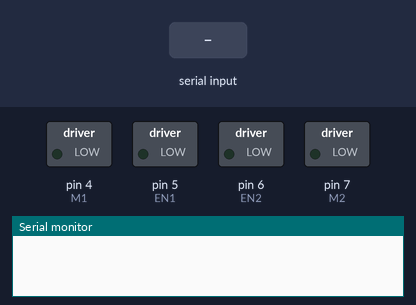
A sketch run on a simulated Arduino Uno, built with avr-gcc and run on an emulated ATmega328P. Parts: switched loads named in the sketch (green lamp = pin HIGH), the last lines printed to the serial monitor. The test bench sets the inputs (shaded band).

Above: at 1.2 s.
1.3 s: "w" received over Serial
At 2.2 s:
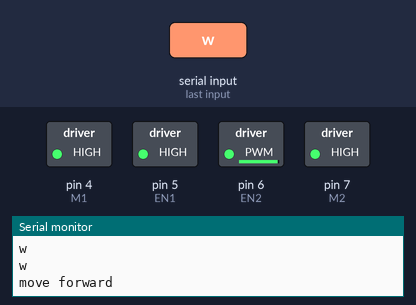
2.8 s: "s" received over Serial
At 3.4 s:
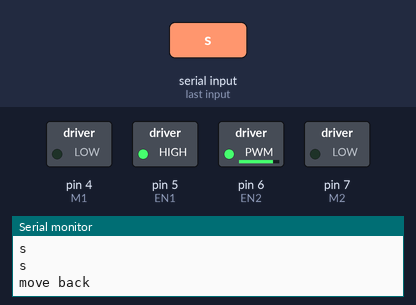
4.3 s: "a" received over Serial
At 5.5 s:
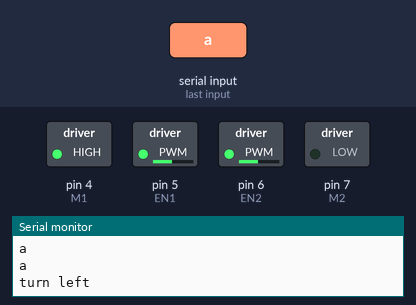
5.8 s: "d" received over Serial
At 6.9 s:
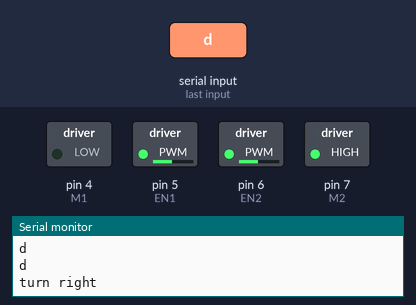
7.3 s: "f" received over Serial
At 8.0 s:
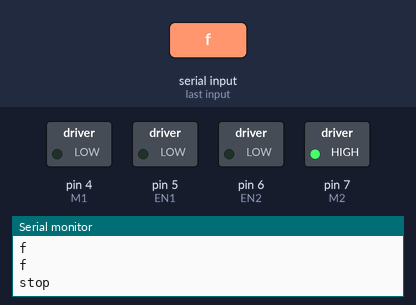
8.8 s: "w" received over Serial
At 9.2 s:
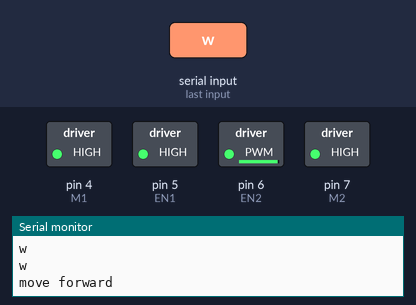
Timing chart, 0 to 11.3 s (numbered marks = the images above; inputs shaded):
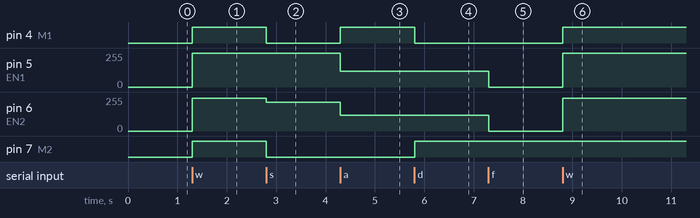

The sketch:

Bluetooth-robot_tank.ino
```cpp
int tx=1;
int rx=0;
char inSerial[15];
#define EN1 5
#define M1 4
#define EN2 6
#define M2 7


void setup() {
  Serial.begin(115200);
  //pinMode(EN_R, OUTPUT);
  pinMode(M1, OUTPUT);
  pinMode(M2, OUTPUT);
  //pinMode(EN_L, OUTPUT);


}

void loop() {
    int i = 0;
    delay(100);
    if (Serial.available() > 0) {
       while (Serial.available() > 0) {
         inSerial[i]=Serial.read();
         i++;
       }
       inSerial[i]='\0';
      Serial.println(inSerial);
      Check_Protocol(inSerial);
     }

}

void Check_Protocol(char inStr[]){
  Serial.println(inStr);

  if(!strcmp(inStr,"w")){
    Serial.println("move forward");
    move_Forward(255);
  }

  if(!strcmp(inStr,"s")){
    Serial.println("move back");
    move_Back(255);
  }

   if(!strcmp(inStr,"a")){
    Serial.println("turn left");
    turn_Left(120);
  }

    if(!strcmp(inStr,"d")){
    Serial.println("turn right");
    turn_Right(120);
  }
    if(!strcmp(inStr,"f")){
    Serial.println("stop");
    freeze();
  }
}

void move_Forward(unsigned int x){
  if (x > 255)
    x=255;
  digitalWrite(M1,HIGH);
  digitalWrite(M2,HIGH);
  analogWrite(EN1,x);
  analogWrite(EN2,x-9);
}

void move_Back(unsigned int x){
  if (x > 255)
    x=255;
  digitalWrite(M1,LOW);
  digitalWrite(M2,LOW);
  analogWrite(EN1,x);
  analogWrite(EN2,x-40);
}

void turn_Right(unsigned int x){
  if (x > 255)
    x=255;
  digitalWrite(M1,LOW);
  digitalWrite(M2,HIGH);
  analogWrite(EN1,x);
  analogWrite(EN2,x);
}

void turn_Left(unsigned int x){
  if (x > 255)
    x=255;
  digitalWrite(M1,HIGH);
  digitalWrite(M2,LOW);
  analogWrite(EN1,x);
  analogWrite(EN2,x);
}

void freeze(){
  analogWrite(EN1,0);
  analogWrite(EN2,0);
}
```

Measured:
- after the input at 1.3 s, pin 4 (M1), pin 7 (M2): LOW → HIGH at once; pin 5 (EN1): 0/255 → 255/255 at once; pin 6 (EN2): 0/255 → 246/255 at once
- after the input at 2.8 s, pin 4 (M1), pin 7 (M2): HIGH → LOW at once; pin 6 (EN2): 246/255 → 215/255 at once
- after the input at 4.3 s, pin 4 (M1): LOW → HIGH at once; pin 5 (EN1): 255/255 → 120/255 at once; pin 6 (EN2): 215/255 → 120/255 at once
- after the input at 5.8 s, pin 4 (M1): HIGH → LOW at once; pin 7 (M2): LOW → HIGH at once
- after the input at 7.3 s, pin 5 (EN1), pin 6 (EN2): 120/255 → 0/255 at once
- after the input at 8.8 s, pin 4 (M1): LOW → HIGH at once; pin 5 (EN1): 0/255 → 255/255 at once; pin 6 (EN2): 0/255 → 246/255 at once
